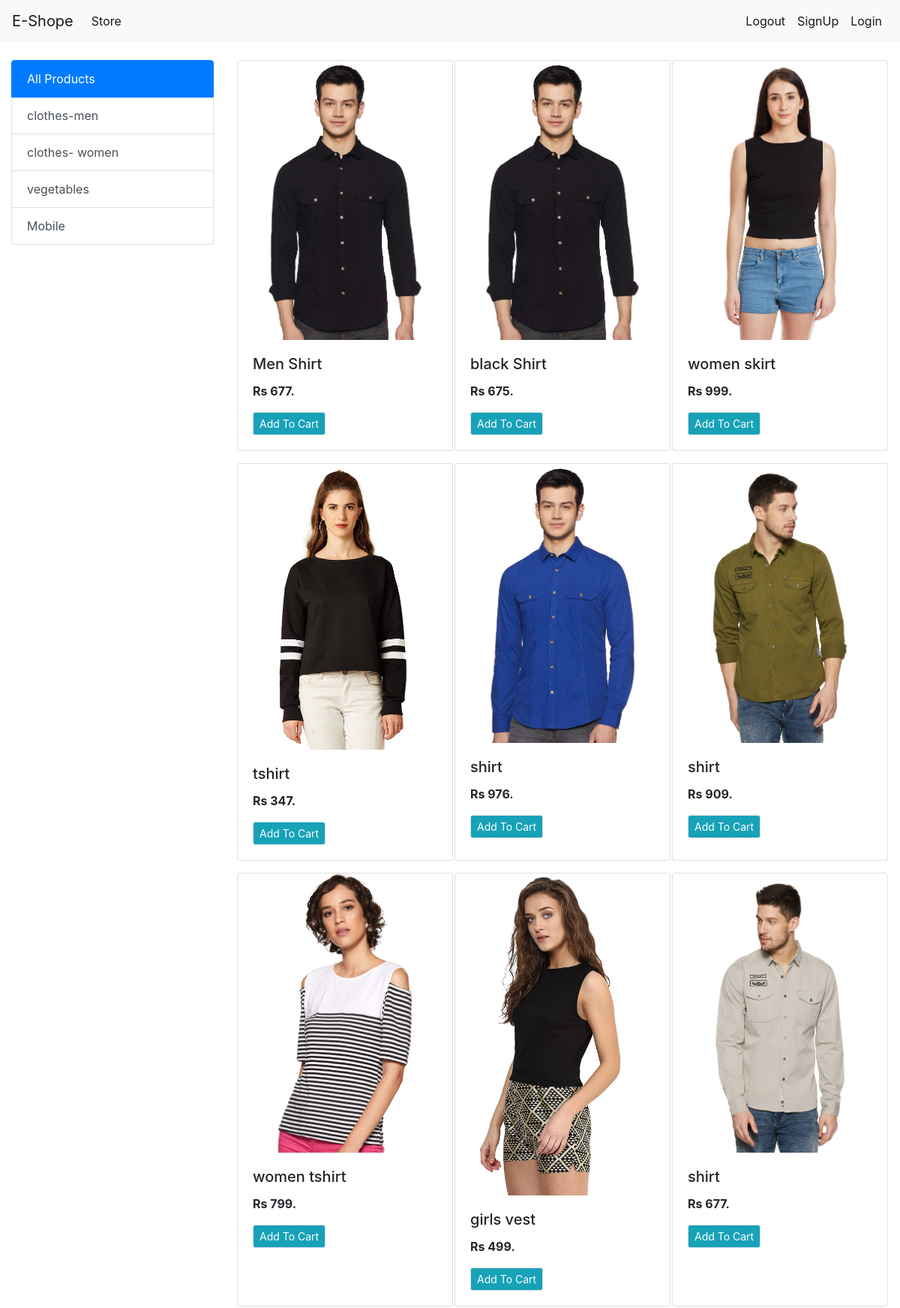
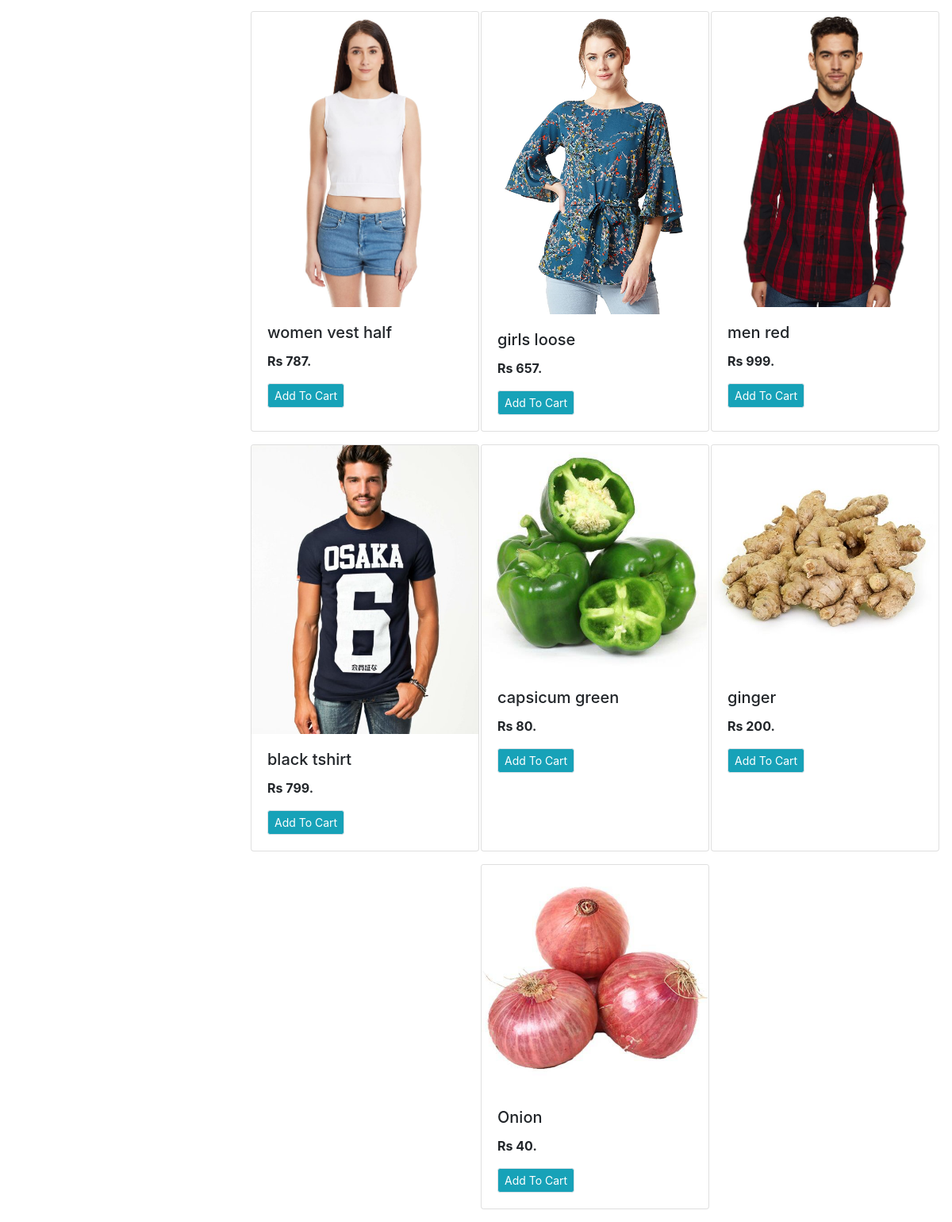
The page / on the database its author committed (2 pictures, top to bottom).
### store/models/category.py (models this page shows, shortened)
class category(models.Model):
    name = models.CharField(max_length=50)
    @staticmethod
    def get_all_caregory():
        return category.objects.all()

### store/models/product.py (models this page shows, shortened)
class Product(models.Model):
    name = models.CharField(max_length=50)
    price = models.IntegerField(default=0)
    category = models.ForeignKey(category,on_delete=models.CASCADE,default=1,blank=True)
    description = models.CharField(max_length=200,default= '')
    image = models.ImageField(upload_to='upload/product/')
    @staticmethod
    def get_all_product():
        return Product.objects.all()

### store/views.py (the view)
# urls.py: path('',index),
def index(request):
    product= None
    categories = category.get_all_caregory()
    CategoryId = request.GET.get('category')
    if CategoryId :
        product = Product.get_all_product_By_Category_Id(CategoryId )
    else:
        product = Product.get_all_product()
    data={}
    data['products'] = product
    data['categories'] = categories
    return render(request,'index.html',data)

### store/templates/index.html
{% extends 'base.html' %}
{% block content %}
   <div class="container-fluid mt-4">
     <div class="row">
         <div class="col-lg-3">
             <div class="list-group">
                 <a class="list-group-item list-group-item-action active" href="/">All Products</a>
                 {% for category in categories %}
                 <a class="list-group-item list-group-item-action"
                    href="/?category={{category.id}}">{{category.name}}</a>
                 {% endfor %}
             </div>
         </div>
         <div class="col-lg-9">
              <div class="row mx-auto">
                  {% for p in products %}
                  <div class="card mx-auto mb-3" style="width: 18rem;">
                      <img alt="..." class="card-img-top" src="{{p.image.url}}">
                      <div class="card-body">
                          <h5 class="card-title">{{p.name}}</h5>
                          <p class="card-text"><b> Rs {{p.price}}.</b></p>
                          <a class="btn btn-info border btn-sm" href="#">Add To Cart</a>
                      </div>
                  </div>
                  {% endfor%}
              </div>
         </div>
     </div>
   </div>
{% endblock%}

### store/templates/base.html (shortened to what this page needs)
<!doctype html>
<html lang="en">
  <head>
    <link rel="stylesheet" href="https://cdn.jsdelivr.net/npm/bootstrap@4.5.3/dist/css/bootstrap.min.css">
  </head>
  <body>
<nav class="navbar navbar-expand-lg navbar-light bg-light">
  <a class="navbar-brand" href="#">E-Shope</a>
  <div class="collapse navbar-collapse" id="navbarSupportedContent">
    <ul class="navbar-nav mr-auto">
      <li class="nav-item active">
        <a class="nav-link" href="#">Store <span class="sr-only">(current)</span></a>
      </li>
    </ul>
      <ul class="navbar-nav my-2 my-lg-0">
      <li class="nav-item active">
        <a class="nav-link" href="#">Logout <span class="sr-only">(current)</span></a>
      </li>
      <li class="nav-item active">
        <a class="nav-link" href="/signup">SignUp <span class="sr-only">(current)</span></a>
      </li>
       <li class="nav-item active">
        <a class="nav-link" href="#">Login <span class="sr-only">(current)</span></a>
      </li>
    </ul>
  </div>
</nav>
{% block content %}{% endblock %}
  </body>
</html>

### rows shown on the page
category: name "clothes-men"
category: name "clothes- women"
category: name "vegetables"
category: name "Mobile"
Product: image (picture), name "Men Shirt", price "677"
Product: image (picture), name "black Shirt", price "675"
Product: image (picture), name "women skirt", price "999"
Product: image (picture), name "tshirt", price "347"
Product: image (picture), name "shirt", price "976"
Product: image (picture), name "shirt", price "909"
Product: image (picture), name "women tshirt", price "799"
Product: image (picture), name "girls vest", price "499"
Product: image (picture), name "shirt", price "677"
Product: image (picture), name "women vest half", price "787"
Product: image (picture), name "girls loose", price "657"
Product: image (picture), name "men red", price "999"
Product: image (picture), name "black tshirt", price "799"
Product: image (picture), name "capsicum green", price "80"
Product: image (picture), name "ginger", price "200"
Product: image (picture), name "Onion", price "40"
